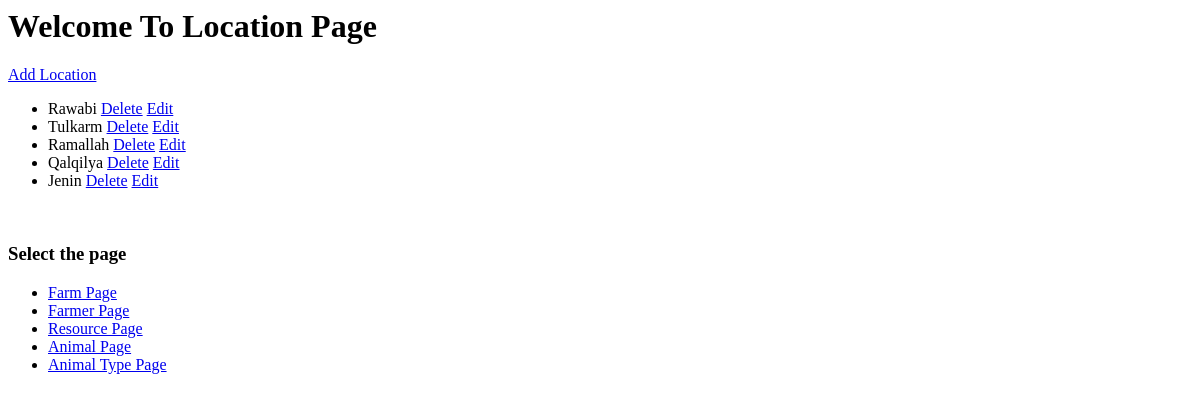
Page /location on the earlier database version.
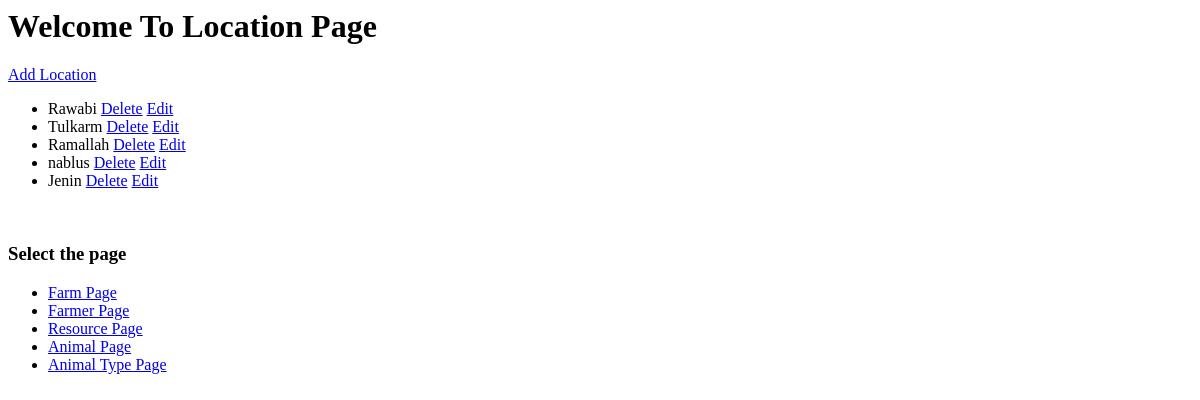
Same page on the later database version.
### farm/models.py (models this page shows, shortened)
class Location(models.Model):
    name = models.CharField(max_length=100)

### farm/views.py (the view)
# urls.py: path('location', views.location,name='location'),
def location(request):
    locations=Location.objects.all()
    return render(request,'location/location.html', {'locations':locations})

### templates/location/location.html
<h1>Welcome To Location Page</h1>
<a href="{% url 'add_location' %}">Add Location</a>
<ul>
    {% for location in locations %}
      <li>
        {{ location.name }}
        <a href="{% url 'delete_location' location.id %}">Delete</a>
        <a href="{% url 'edit_location' location.id %}">Edit</a>
      </li>
    {% endfor %}
  </ul><br>
  <h3>Select the page </h3>
<ul>
    <li><a href="{% url 'farm' %}">Farm Page</a></li>
    <li><a href="{% url 'farmer' %}">Farmer Page</a></li>
    <li><a href="{% url 'resources' %}">Resource Page</a></li>
    <li><a href="{% url 'animal' %}">Animal Page</a></li>
    <li><a href="{% url 'animal_types' %}">Animal Type Page</a></li>
</ul>

Differences in the rows shown:
removed Location: name "Qalqilya"
added Location: name "nablus"
